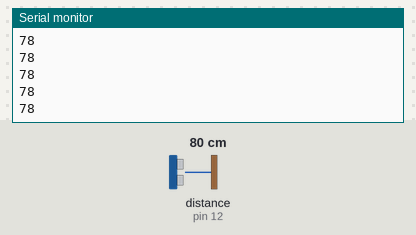
A sketch run on a simulated Arduino Uno, built with avr-gcc and run on an emulated ATmega328P. On the bench: the last lines printed to the serial monitor. Wiring (inferred from the names in the program): ultrasonic range finder: trigger pin 11; echo pin 12. The test bench sets the inputs (shaded band); at power-on: distance to the obstacle (sensor on pin 12) 80 cm. The echo pulse lasts 58.3 µs per cm.

Above: at 1.2 s.
1.3 s: distance to the obstacle (sensor on pin 12) set to 2 cm
At 1.51 s:
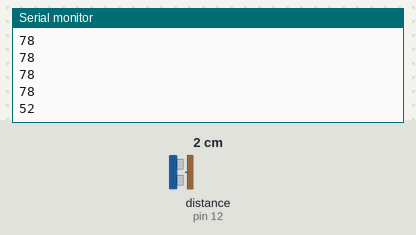
2.8 s: distance to the obstacle (sensor on pin 12) set to 4 cm
At 2.97 s:
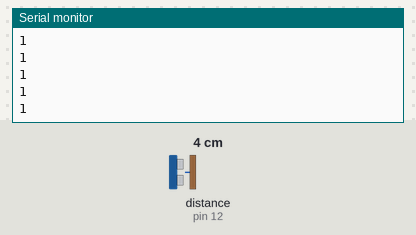
Timing chart, 0 to 5.8 s (numbered marks = the images above; inputs shaded):
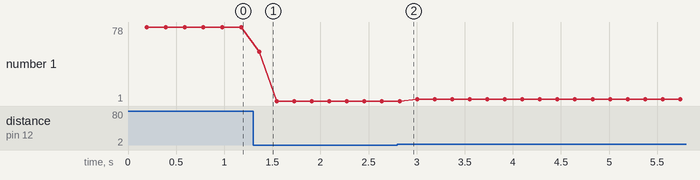

The sketch:

Sensor_Ultrassonico_2.ino
```cpp
#define TRIGGER_PIN 11
#define ECHO_PIN 12

void trigPuls();

float pulse;
int dist_cm;
int numeroAmostras;

void setup() {
  pinMode(TRIGGER_PIN, OUTPUT);
  pinMode(ECHO_PIN, INPUT);

  digitalWrite(TRIGGER_PIN, LOW);

  Serial.begin(115200);

  numeroAmostras = 3;
  dist_cm = 0;
}

void loop() {
  for(int i = 0; i < numeroAmostras; i++) {
    trigPulse();
    pulse = pulseIn(ECHO_PIN, HIGH);
    dist_cm += pulse / 58.82;
    delay(60);
  }
  dist_cm /= numeroAmostras;
  Serial.println(dist_cm);

  dist_cm = 0;
//  Serial.print(" I ");
//   Serial.println(pulse);
//  qtdePulsos++;
//  if(qtdePulsos == 10) {
//    Serial.println("=====");
//    Serial.println(dist_cm / qtdePulsos);
//    Serial.println("=====");
//
//    qtdePulsos = 0;
//    dist_cm = 0;
//  }
}


void trigPulse() {
  digitalWrite(TRIGGER_PIN, HIGH);
  delayMicroseconds(10);
  digitalWrite(TRIGGER_PIN, LOW);
}
```

Measured:
- after the input at 1.3 s, the serial monitor: prints a new line after 0.07 s (image 1)
- plotted number 1: 78 → 1 after the input at 1.3 s, 1 → 3 after the input at 2.8 s
